Frame 1 (no input): blank canvas, image omitted
Frame 60 (the mouse pressed at the canvas centre just before this capture): blank canvas, image omitted
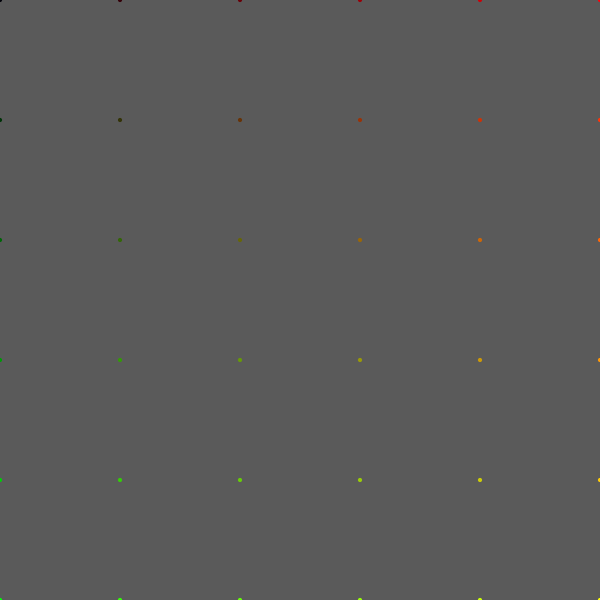
Frame 120 (the mouse held since frame 60 and released just before this capture)

The Processing sketch whose frames 1 and 60 were blank and that drew this single picture after the mouse press (run headless with seeded random() and noise(); from frame 60 on, the mouse is pressed at the canvas centre):

// Processing sketch: Conncected_Ellipses
// ── Conncected_Ellipses.pde
float n =5;
square s1;

void setup() {
  size(600, 600);
  rectMode(CENTER);
}

void draw() {
  background(90);

 float s = map(mouseX*mouseY,0,width*height,0,width/n);

  for (int i=0; i <= width; i+=width/n) {
    for (int j=0; j <= height; j+=height/n) {
      s1=new square(i, j, s*(sin(s/10)) );
      s1.show();
      
    }
  }
}

// ── t.pde
class square{
  float x,y,s;
  
  square(float x_, float y_ , float s_){
    x=x_;
    y=y_;
    s=s_;  
  }
  
  void show(){
    fill( map(x,0,width,0,255), map(y,0,width,0,255), map(s,0,width/n,0,255));
   noStroke();
     ellipse(x, y, s,s);
  }
  
  
}
